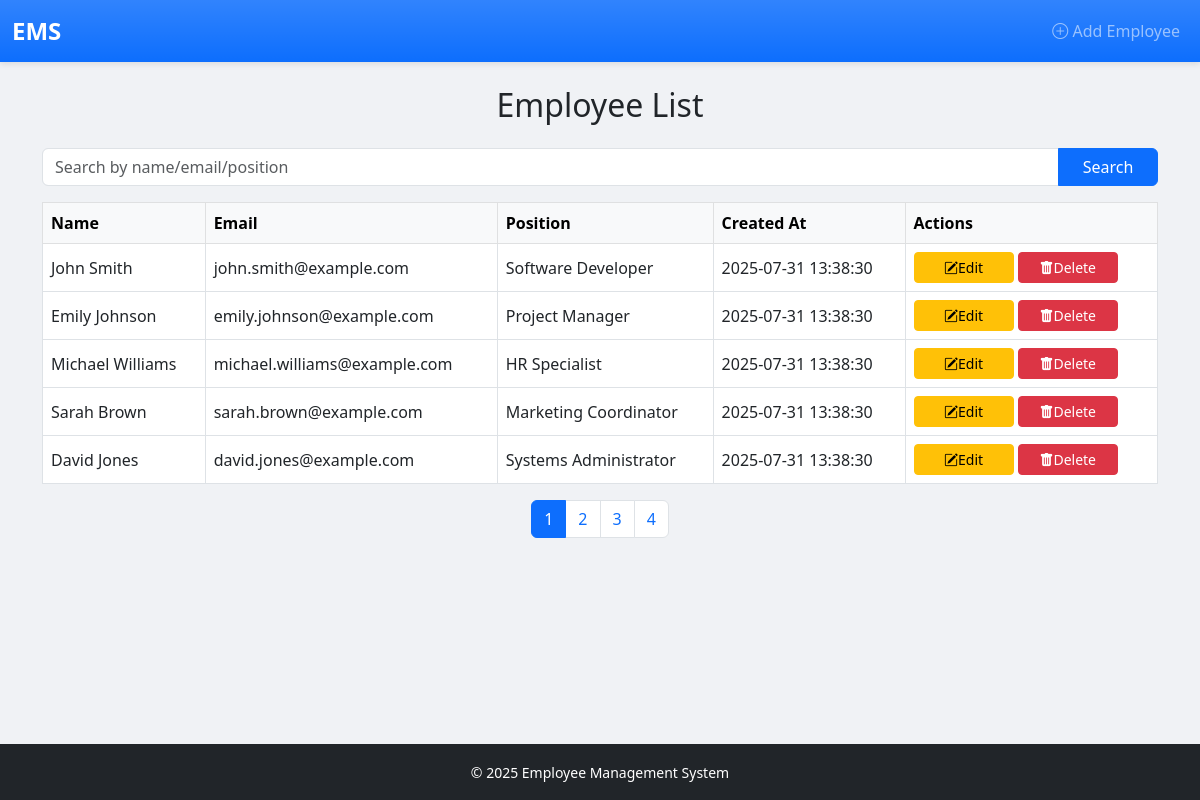
The page / on the database its author committed.
### tables this page shows
CREATE TABLE `employees` (
  `id` int(11) NOT NULL,
  `name` varchar(100) NOT NULL,
  `email` varchar(100) NOT NULL,
  `position` varchar(100) NOT NULL,
  `created_at` timestamp NOT NULL DEFAULT current_timestamp()
);

### index.php (the view, shortened to what this page needs)
<?php
require_once 'config/db.php';
include 'includes/header.php';
$limit = 5;
$page = isset($_GET['page']) ? (int)$_GET['page'] : 1;
$start = ($page - 1) * $limit;
$search = isset($_GET['search']) ? trim($_GET['search']) : '';
$sql = "SELECT * FROM employees";
$params = [];
$sql .= " ORDER BY created_at DESC LIMIT $start, $limit";
$stmt = $pdo->prepare($sql);
$stmt->execute($params);
$employees = $stmt->fetchAll();
$countSql = "SELECT COUNT(*) FROM employees";
$countStmt = $pdo->prepare($countSql);
$countStmt->execute($params);
$total = $countStmt->fetchColumn();
$totalPages = ceil($total / $limit);
?>
<h2 class="text-center mb-4">Employee List</h2>
<form method="get" class="mb-3">
    <div class="input-group">
        <input type="text" name="search" class="form-control" placeholder="Search by name/email/position" value="<?= htmlspecialchars($search) ?>">
        <button class="btn btn-primary" type="submit">Search</button>
    </div>
</form>
<div class="table-responsive">
<table class="table table-bordered table-hover align-middle">
    <thead class="table-light">
        <tr>
            <th>Name</th>
            <th>Email</th>
            <th>Position</th>
            <th>Created At</th>
            <th>Actions</th>
        </tr>
    </thead>
    <tbody>
        <?php if ($employees): ?>
            <?php foreach ($employees as $emp): ?>
                <tr>
                    <td><?= htmlspecialchars($emp['name']) ?></td>
                    <td><?= htmlspecialchars($emp['email']) ?></td>
                    <td><?= htmlspecialchars($emp['position']) ?></td>
                    <td><?= htmlspecialchars($emp['created_at']) ?></td>
                    <td>
                        <a href="edit.php?id=<?= $emp['id'] ?>" class="btn btn-sm btn-warning"><i class="bi bi-pencil-square"></i>Edit</a>
                        <a href="delete.php?id=<?= $emp['id'] ?>" class="btn btn-sm btn-danger" onclick="return confirm('Are you sure to delete this employee?')"><i class="bi bi-trash-fill"></i>Delete</a>
                    </td>
                </tr>
            <?php endforeach; ?>
        <?php else: ?>
            <tr><td colspan="5" class="text-center">No employees found.</td></tr>
        <?php endif; ?>
    </tbody>
</table>
</div>
<nav>
  <ul class="pagination justify-content-center">
    <?php for ($i = 1; $i <= $totalPages; $i++): ?>
      <li class="page-item <?= ($i == $page) ? 'active' : '' ?>">
        <a class="page-link" href="?page=<?= $i ?>&search=<?= urlencode($search) ?>"><?= $i ?></a>
      </li>
    <?php endfor; ?>
  </ul>
</nav>
<?php include 'includes/footer.php'; ?>

### includes/header.php (shortened to what this page needs)
<!DOCTYPE html>
<html lang="en">
<head>
    <link href="https://cdn.jsdelivr.net/npm/bootstrap@5.3.0/dist/css/bootstrap.min.css" rel="stylesheet">
    <link rel="stylesheet" href="https://cdn.jsdelivr.net/npm/bootstrap-icons@1.10.5/font/bootstrap-icons.css">
    <link rel="stylesheet" href="/employee-management/assets/css/style.css">
</head>
<body class="d-flex flex-column min-vh-100">
    <nav class="navbar navbar-expand-lg bg-primary bg-gradient navbar-dark">
        <div class="container-fluid">
            <a class="navbar-brand" href="/employee-management/index.php">EMS</a>
            <div class="collapse navbar-collapse" id="navbarSupportedContent">
                <ul class="navbar-nav ms-auto">
                    <li class="nav-item">
                        <a class="nav-link" href="/employee-management/add.php">
                            <i class="bi bi-plus-circle"></i> Add Employee
                        </a>
                    </li>
                </ul>
            </div>
        </div>
    </nav>
    <main class="flex-grow-1">
        <div class="container mt-4">

### includes/footer.php (shortened to what this page needs)
</div>
</main>
<footer class="bg-dark text-white text-center py-3">
    <small>&copy; <?php echo date('Y'); ?> Employee Management System</small>
</footer>
</body>
</html>

### assets/css/style.css (style rules this page uses)
body { background: #f0f2f5; font-family: 'Segoe UI', Tahoma, Geneva, Verdana, sans-serif; min-height: 100vh; display: flex; flex-direction: column; }
footer { margin-top: auto; background: #0d6efd; color: white; text-align: center; padding: 12px 0; }
.navbar-brand { font-weight: bold; font-size: 1.5rem; }
.navbar { box-shadow: 0 2px 6px rgba(0, 0, 0, 0.1); }
.table thead { background: linear-gradient(90deg, #0d6efd, #66b2ff); color: white; }
.table td, .table th { vertical-align: middle; }
.btn { min-width: 100px; }

### rows shown on the page
employees: name "John Smith", email "john.smith@example.com", position "Software Developer", created_at "2025-07-31 13:38:30"
employees: name "Emily Johnson", email "emily.johnson@example.com", position "Project Manager", created_at "2025-07-31 13:38:30"
employees: name "Michael Williams", email "michael.williams@example.com", position "HR Specialist", created_at "2025-07-31 13:38:30"
employees: name "Sarah Brown", email "sarah.brown@example.com", position "Marketing Coordinator", created_at "2025-07-31 13:38:30"
employees: name "David Jones", email "david.jones@example.com", position "Systems Administrator", created_at "2025-07-31 13:38:30"
